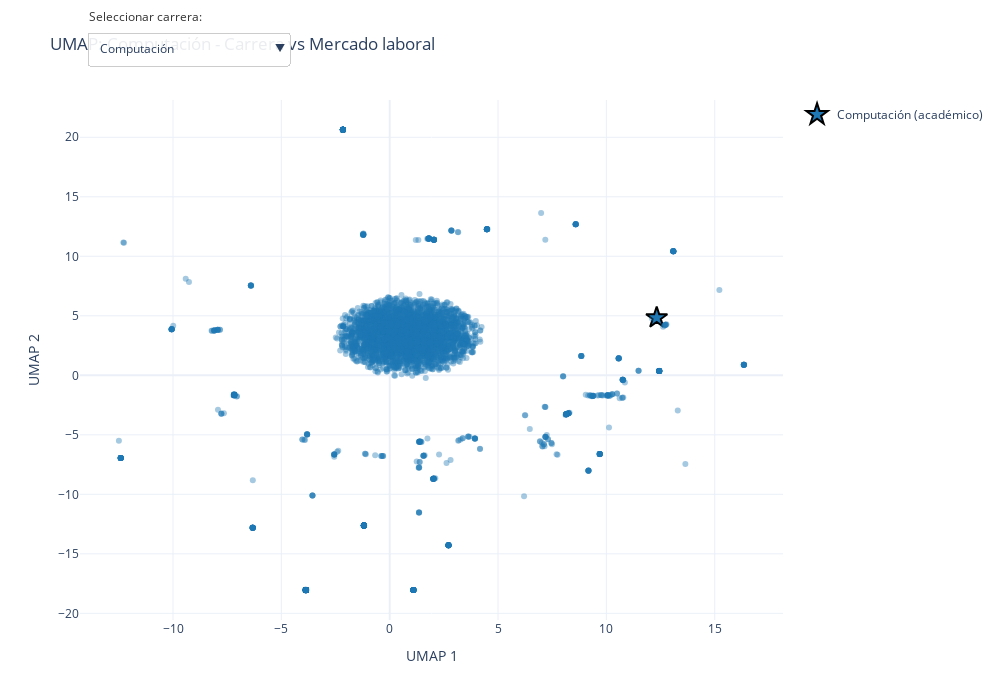

The cell this chart's notebook holds for it:
### Code cell
# 7. Configurar layout y exportar a HTML
fig.update_layout(
    title=f'UMAP: {nombres_carreras[0]} - Carrera vs Mercado laboral',
    xaxis_title='UMAP 1',
    yaxis_title='UMAP 2',
    width=1000,
    height=700,
    template='plotly_white',
    hovermode='closest',
    updatemenus=[
        dict(
            buttons=buttons,
            direction='down',
            pad={'r': 10, 't': 10},
            showactive=True,
            x=0.01,
            xanchor='left',
            y=1.15,
            yanchor='top',
            bgcolor='rgba(255, 255, 255, 0.9)',
            bordercolor='#CCCCCC',
            borderwidth=1
        )
    ],
    annotations=[
        dict(
            text='Seleccionar carrera:',
            showarrow=False,
            x=0.01,
            y=1.18,
            xref='paper',
            yref='paper',
            align='left',
            xanchor='left',
            yanchor='top',
            font=dict(size=12, color='#333333')
        )
    ]
)

fig.show()

nombre_archivo = 'UMAP_global.html'
pio.write_html(fig, nombre_archivo, auto_open=False)

print(f"\n{'='*80}")
print(f"✓ Visualización UMAP completada exitosamente")
print(f"{'='*80}")
print(f"\nEstadísticas:")
print(f"   - Carreras analizadas: {len(nombres_carreras)}")
print(f"   - Total de puntos: {len(umap_result_global):,}")
print(f"   - Trazas Plotly: {len(fig.data)}")
print(f"\nArchivo generado: {nombre_archivo}")

### Figure 1 — Plotly figure (JSON) as saved in the notebook; plotly's stock layout.template omitted (floating-point values rounded to 4 significant figures; data arrays with more than 128 entries replaced by an {"elided": "..."} marker saying what was removed)
{"data": [{"hovertemplate": "<b>Computación</b><br>Académico<br>UMAP1: %{x:.3f}<br>UMAP2: %{y:.3f}<extra></extra>", "legendgroup": "Computación", "marker": {"color": "#1f77b4", "line": {"color": "black", "width": 2}, "size": 16, "symbol": "star"}, "mode": "markers", "name": "Computación (académico)", "type": "scatter", "visible": true, "x": [12.32], "y": [4.841]}, {"hovertemplate": "<b>Computación</b><br>Oferta laboral<br>UMAP1: %{x:.3f}<br>UMAP2: %{y:.3f}<extra></extra>", "legendgroup": "Computación", "marker": {"color": "#1f77b4", "opacity": 0.4, "size": 6, "symbol": "circle"}, "mode": "markers", "name": "Computación (laboral)", "showlegend": false, "type": "scatter", "visible": true, "x": {"elided": "4101 float values"}, "y": {"elided": "4101 float values"}}, {"hovertemplate": "<b>Ciencias De Datos E IA</b><br>Académico<br>UMAP1: %{x:.3f}<br>UMAP2: %{y:.3f}<extra></extra>", "legendgroup": "Ciencias De Datos E IA", "marker": {"color": "#ff7f0e", "line": {"color": "black", "width": 2}, "size": 16, "symbol": "star"}, "mode": "markers", "name": "Ciencias De Datos E IA (académico)", "type": "scatter", "visible": false, "x": [-5.37], "y": [0.6451]}, {"hovertemplate": "<b>Ciencias De Datos E IA</b><br>Oferta laboral<br>UMAP1: %{x:.3f}<br>UMAP2: %{y:.3f}<extra></extra>", "legendgroup": "Ciencias De Datos E IA", "marker": {"color": "#ff7f0e", "opacity": 0.4, "size": 6, "symbol": "circle"}, "mode": "markers", "name": "Ciencias De Datos E IA (laboral)", "showlegend": false, "type": "scatter", "visible": false, "x": {"elided": "4836 float values"}, "y": {"elided": "4836 float values"}}, {"hovertemplate": "<b>Software</b><br>Académico<br>UMAP1: %{x:.3f}<br>UMAP2: %{y:.3f}<extra></extra>", "legendgroup": "Software", "marker": {"color": "#2ca02c", "line": {"color": "black", "width": 2}, "size": 16, "symbol": "star"}, "mode": "markers", "name": "Software (académico)", "type": "scatter", "visible": false, "x": [-0.2034], "y": [-6.771]}, {"hovertemplate": "<b>Software</b><br>Oferta laboral<br>UMAP1: %{x:.3f}<br>UMAP2: %{y:.3f}<extra></extra>", "legendgroup": "Software", "marker": {"color": "#2ca02c", "opacity": 0.4, "size": 6, "symbol": "circle"}, "mode": "markers", "name": "Software (laboral)", "showlegend": false, "type": "scatter", "visible": false, "x": {"elided": "5873 float values"}, "y": {"elided": "5873 float values"}}, {"hovertemplate": "<b>Sistemas de Información</b><br>Académico<br>UMAP1: %{x:.3f}<br>UMAP2: %{y:.3f}<extra></extra>", "legendgroup": "Sistemas de Información", "marker": {"color": "#d62728", "line": {"color": "black", "width": 2}, "size": 16, "symbol": "star"}, "mode": "markers", "name": "Sistemas de Información (académico)", "type": "scatter", "visible": false, "x": [-1.062], "y": [-6.67]}, {"hovertemplate": "<b>Sistemas de Información</b><br>Oferta laboral<br>UMAP1: %{x:.3f}<br>UMAP2: %{y:.3f}<extra></extra>", "legendgroup": "Sistemas de Información", "marker": {"color": "#d62728", "opacity": 0.4, "size": 6, "symbol": "circle"}, "mode": "markers", "name": "Sistemas de Información (laboral)", "showlegend": false, "type": "scatter", "visible": false, "x": {"elided": "6157 float values"}, "y": {"elided": "6157 float values"}}, {"hovertemplate": "<b>Administración de Empresas</b><br>Académico<br>UMAP1: %{x:.3f}<br>UMAP2: %{y:.3f}<extra></extra>", "legendgroup": "Administración de Empresas", "marker": {"color": "#9467bd", "line": {"color": "black", "width": 2}, "size": 16, "symbol": "star"}, "mode": "markers", "name": "Administración de Empresas (académico)", "type": "scatter", "visible": false, "x": [2.258], "y": [-6.647]}, {"hovertemplate": "<b>Administración de Empresas</b><br>Oferta laboral<br>UMAP1: %{x:.3f}<br>UMAP2: %{y:.3f}<extra></extra>", "legendgroup": "Administración de Empresas", "marker": {"color": "#9467bd", "opacity": 0.4, "size": 6, "symbol": "circle"}, "mode": "markers", "name": "Administración de Empresas (laboral)", "showlegend": false, "type": "scatter", "visible": false, "x": {"elided": "5220 float values"}, "y": {"elided": "5220 float values"}}, {"hovertemplate": "<b>Agroindustria</b><br>Académico<br>UMAP1: %{x:.3f}<br>UMAP2: %{y:.3f}<extra></extra>", "legendgroup": "Agroindustria", "marker": {"color": "#8c564b", "line": {"color": "black", "width": 2}, "size": 16, "symbol": "star"}, "mode": "markers", "name": "Agroindustria (académico)", "type": "scatter", "visible": false, "x": [3.261], "y": [-5.345]}, {"hovertemplate": "<b>Agroindustria</b><br>Oferta laboral<br>UMAP1: %{x:.3f}<br>UMAP2: %{y:.3f}<extra></extra>", "legendgroup": "Agroindustria", "marker": {"color": "#8c564b", "opacity": 0.4, "size": 6, "symbol": "circle"}, "mode": "markers", "name": "Agroindustria (laboral)", "showlegend": false, "type": "scatter", "visible": false, "x": {"elided": "1688 float values"}, "y": {"elided": "1688 float values"}}, {"hovertemplate": "<b>Matemática</b><br>Académico<br>UMAP1: %{x:.3f}<br>UMAP2: %{y:.3f}<extra></extra>", "legendgroup": "Matemática", "marker": {"color": "#e377c2", "line": {"color": "black", "width": 2}, "size": 16, "symbol": "star"}, "mode": "markers", "name": "Matemática (académico)", "type": "scatter", "visible": false, "x": [-2.283], "y": [-6.733]}, {"hovertemplate": "<b>Matemática</b><br>Oferta laboral<br>UMAP1: %{x:.3f}<br>UMAP2: %{y:.3f}<extra></extra>", "legendgroup": "Matemática", "marker": {"color": "#e377c2", "opacity": 0.4, "size": 6, "symbol": "circle"}, "mode": "markers", "name": "Matemática (laboral)", "showlegend": false, "type": "scatter", "visible": false, "x": {"elided": "399 float values"}, "y": {"elided": "399 float values"}}, {"hovertemplate": "<b>Matemática Aplicada</b><br>Académico<br>UMAP1: %{x:.3f}<br>UMAP2: %{y:.3f}<extra></extra>", "legendgroup": "Matemática Aplicada", "marker": {"color": "#7f7f7f", "line": {"color": "black", "width": 2}, "size": 16, "symbol": "star"}, "mode": "markers", "name": "Matemática Aplicada (académico)", "type": "scatter", "visible": false, "x": [-2.548], "y": [-6.681]}, {"hovertemplate": "<b>Matemática Aplicada</b><br>Oferta laboral<br>UMAP1: %{x:.3f}<br>UMAP2: %{y:.3f}<extra></extra>", "legendgroup": "Matemática Aplicada", "marker": {"color": "#7f7f7f", "opacity": 0.4, "size": 6, "symbol": "circle"}, "mode": "markers", "name": "Matemática Aplicada (laboral)", "showlegend": false, "type": "scatter", "visible": false, "x": {"elided": "383 float values"}, "y": {"elided": "383 float values"}}, {"hovertemplate": "<b>Física</b><br>Académico<br>UMAP1: %{x:.3f}<br>UMAP2: %{y:.3f}<extra></extra>", "legendgroup": "Física", "marker": {"color": "#bcbd22", "line": {"color": "black", "width": 2}, "size": 16, "symbol": "star"}, "mode": "markers", "name": "Física (académico)", "type": "scatter", "visible": false, "x": [-3.09], "y": [-5.386]}, {"hovertemplate": "<b>Física</b><br>Oferta laboral<br>UMAP1: %{x:.3f}<br>UMAP2: %{y:.3f}<extra></extra>", "legendgroup": "Física", "marker": {"color": "#bcbd22", "opacity": 0.4, "size": 6, "symbol": "circle"}, "mode": "markers", "name": "Física (laboral)", "showlegend": false, "type": "scatter", "visible": false, "x": {"elided": "1614 float values"}, "y": {"elided": "1614 float values"}}, {"hovertemplate": "<b>Geología</b><br>Académico<br>UMAP1: %{x:.3f}<br>UMAP2: %{y:.3f}<extra></extra>", "legendgroup": "Geología", "marker": {"color": "#17becf", "line": {"color": "black", "width": 2}, "size": 16, "symbol": "star"}, "mode": "markers", "name": "Geología (académico)", "type": "scatter", "visible": false, "x": [8.04], "y": [-0.008026]}, {"hovertemplate": "<b>Geología</b><br>Oferta laboral<br>UMAP1: %{x:.3f}<br>UMAP2: %{y:.3f}<extra></extra>", "legendgroup": "Geología", "marker": {"color": "#17becf", "opacity": 0.4, "size": 6, "symbol": "circle"}, "mode": "markers", "name": "Geología (laboral)", "showlegend": false, "type": "scatter", "visible": false, "x": {"elided": "1074 float values"}, "y": {"elided": "1074 float values"}}, {"hovertemplate": "<b>Ingeniería De La Producción</b><br>Académico<br>UMAP1: %{x:.3f}<br>UMAP2: %{y:.3f}<extra></extra>", "legendgroup": "Ingeniería De La Producción", "marker": {"color": "#F0F8FF", "line": {"color": "black", "width": 2}, "size": 16, "symbol": "star"}, "mode": "markers", "name": "Ingeniería De La Producción (académico)", "type": "scatter", "visible": false, "x": [2.885], "y": [-7.046]}, {"hovertemplate": "<b>Ingeniería De La Producción</b><br>Oferta laboral<br>UMAP1: %{x:.3f}<br>UMAP2: %{y:.3f}<extra></extra>", "legendgroup": "Ingeniería De La Producción", "marker": {"color": "#F0F8FF", "opacity": 0.4, "size": 6, "symbol": "circle"}, "mode": "markers", "name": "Ingeniería De La Producción (laboral)", "showlegend": false, "type": "scatter", "visible": false, "x": {"elided": "4503 float values"}, "y": {"elided": "4503 float values"}}, {"hovertemplate": "<b>Materiales</b><br>Académico<br>UMAP1: %{x:.3f}<br>UMAP2: %{y:.3f}<extra></extra>", "legendgroup": "Materiales", "marker": {"color": "#FAEBD7", "line": {"color": "black", "width": 2}, "size": 16, "symbol": "star"}, "mode": "markers", "name": "Materiales (académico)", "type": "scatter", "visible": false, "x": [3.441], "y": [12.91]}, {"hovertemplate": "<b>Materiales</b><br>Oferta laboral<br>UMAP1: %{x:.3f}<br>UMAP2: %{y:.3f}<extra></extra>", "legendgroup": "Materiales", "marker": {"color": "#FAEBD7", "opacity": 0.4, "size": 6, "symbol": "circle"}, "mode": "markers", "name": "Materiales (laboral)", "showlegend": false, "type": "scatter", "visible": false, "x": {"elided": "2127 float values"}, "y": {"elided": "2127 float values"}}, {"hovertemplate": "<b>Mecánica</b><br>Académico<br>UMAP1: %{x:.3f}<br>UMAP2: %{y:.3f}<extra></extra>", "legendgroup": "Mecánica", "marker": {"color": "#00FFFF", "line": {"color": "black", "width": 2}, "size": 16, "symbol": "star"}, "mode": "markers", "name": "Mecánica (académico)", "type": "scatter", "visible": false, "x": [-3.115], "y": [-5.826]}, {"hovertemplate": "<b>Mecánica</b><br>Oferta laboral<br>UMAP1: %{x:.3f}<br>UMAP2: %{y:.3f}<extra></extra>", "legendgroup": "Mecánica", "marker": {"color": "#00FFFF", "opacity": 0.4, "size": 6, "symbol": "circle"}, "mode": "markers", "name": "Mecánica (laboral)", "showlegend": false, "type": "scatter", "visible": false, "x": {"elided": "1633 float values"}, "y": {"elided": "1633 float values"}}, {"hovertemplate": "<b>Mecatrónica</b><br>Académico<br>UMAP1: %{x:.3f}<br>UMAP2: %{y:.3f}<extra></extra>", "legendgroup": "Mecatrónica", "marker": {"color": "#7FFFD4", "line": {"color": "black", "width": 2}, "size": 16, "symbol": "star"}, "mode": "markers", "name": "Mecatrónica (académico)", "type": "scatter", "visible": false, "x": [-3.052], "y": [-5.829]}, {"hovertemplate": "<b>Mecatrónica</b><br>Oferta laboral<br>UMAP1: %{x:.3f}<br>UMAP2: %{y:.3f}<extra></extra>", "legendgroup": "Mecatrónica", "marker": {"color": "#7FFFD4", "opacity": 0.4, "size": 6, "symbol": "circle"}, "mode": "markers", "name": "Mecatrónica (laboral)", "showlegend": false, "type": "scatter", "visible": false, "x": {"elided": "1338 float values"}, "y": {"elided": "1338 float values"}}, {"hovertemplate": "<b>Petróleos</b><br>Académico<br>UMAP1: %{x:.3f}<br>UMAP2: %{y:.3f}<extra></extra>", "legendgroup": "Petróleos", "marker": {"color": "#F0FFFF", "line": {"color": "black", "width": 2}, "size": 16, "symbol": "star"}, "mode": "markers", "name": "Petróleos (académico)", "type": "scatter", "visible": false, "x": [2.96], "y": [-7.065]}, {"hovertemplate": "<b>Petróleos</b><br>Oferta laboral<br>UMAP1: %{x:.3f}<br>UMAP2: %{y:.3f}<extra></extra>", "legendgroup": "Petróleos", "marker": {"color": "#F0FFFF", "opacity": 0.4, "size": 6, "symbol": "circle"}, "mode": "markers", "name": "Petróleos (laboral)", "showlegend": false, "type": "scatter", "visible": false, "x": {"elided": "1551 float values"}, "y": {"elided": "1551 float values"}}, {"hovertemplate": "<b>Ingeniería Química</b><br>Académico<br>UMAP1: %{x:.3f}<br>UMAP2: %{y:.3f}<extra></extra>", "legendgroup": "Ingeniería Química", "marker": {"color": "#F5F5DC", "line": {"color": "black", "width": 2}, "size": 16, "symbol": "star"}, "mode": "markers", "name": "Ingeniería Química (académico)", "type": "scatter", "visible": false, "x": [-1.115], "y": [11.04]}, {"hovertemplate": "<b>Ingeniería Química</b><br>Oferta laboral<br>UMAP1: %{x:.3f}<br>UMAP2: %{y:.3f}<extra></extra>", "legendgroup": "Ingeniería Química", "marker": {"color": "#F5F5DC", "opacity": 0.4, "size": 6, "symbol": "circle"}, "mode": "markers", "name": "Ingeniería Química (laboral)", "showlegend": false, "type": "scatter", "visible": false, "x": {"elided": "1148 float values"}, "y": {"elided": "1148 float values"}}, {"hovertemplate": "<b>Telecomunicaciones</b><br>Académico<br>UMAP1: %{x:.3f}<br>UMAP2: %{y:.3f}<extra></extra>", "legendgroup": "Telecomunicaciones", "marker": {"color": "#FFE4C4", "line": {"color": "black", "width": 2}, "size": 16, "symbol": "star"}, "mode": "markers", "name": "Telecomunicaciones (académico)", "type": "scatter", "visible": false, "x": [3.162], "y": [12.02]}, {"hovertemplate": "<b>Telecomunicaciones</b><br>Oferta laboral<br>UMAP1: %{x:.3f}<br>UMAP2: %{y:.3f}<extra></extra>", "legendgroup": "Telecomunicaciones", "marker": {"color": "#FFE4C4", "opacity": 0.4, "size": 6, "symbol": "circle"}, "mode": "markers", "name": "Telecomunicaciones (laboral)", "showlegend": false, "type": "scatter", "visible": false, "x": {"elided": "2935 float values"}, "y": {"elided": "2935 float values"}}, {"hovertemplate": "<b>Ingeniería Civil</b><br>Académico<br>UMAP1: %{x:.3f}<br>UMAP2: %{y:.3f}<extra></extra>", "legendgroup": "Ingeniería Civil", "marker": {"color": "#000000", "line": {"color": "black", "width": 2}, "size": 16, "symbol": "star"}, "mode": "markers", "name": "Ingeniería Civil (académico)", "type": "scatter", "visible": false, "x": [-7.539], "y": [2.096]}, {"hovertemplate": "<b>Ingeniería Civil</b><br>Oferta laboral<br>UMAP1: %{x:.3f}<br>UMAP2: %{y:.3f}<extra></extra>", "legendgroup": "Ingeniería Civil", "marker": {"color": "#000000", "opacity": 0.4, "size": 6, "symbol": "circle"}, "mode": "markers", "name": "Ingeniería Civil (laboral)", "showlegend": false, "type": "scatter", "visible": false, "x": {"elided": "3864 float values"}, "y": {"elided": "3864 float values"}}, {"hovertemplate": "<b>Economía</b><br>Académico<br>UMAP1: %{x:.3f}<br>UMAP2: %{y:.3f}<extra></extra>", "legendgroup": "Economía", "marker": {"color": "#FFEBCD", "line": {"color": "black", "width": 2}, "size": 16, "symbol": "star"}, "mode": "markers", "name": "Economía (académico)", "type": "scatter", "visible": false, "x": [-2.542], "y": [3.151]}, {"hovertemplate": "<b>Economía</b><br>Oferta laboral<br>UMAP1: %{x:.3f}<br>UMAP2: %{y:.3f}<extra></extra>", "legendgroup": "Economía", "marker": {"color": "#FFEBCD", "opacity": 0.4, "size": 6, "symbol": "circle"}, "mode": "markers", "name": "Economía (laboral)", "showlegend": false, "type": "scatter", "visible": false, "x": {"elided": "2506 float values"}, "y": {"elided": "2506 float values"}}, {"hovertemplate": "<b>Electricidad</b><br>Académico<br>UMAP1: %{x:.3f}<br>UMAP2: %{y:.3f}<extra></extra>", "legendgroup": "Electricidad", "marker": {"color": "#0000FF", "line": {"color": "black", "width": 2}, "size": 16, "symbol": "star"}, "mode": "markers", "name": "Electricidad (académico)", "type": "scatter", "visible": false, "x": [1.004], "y": [7.326]}, {"hovertemplate": "<b>Electricidad</b><br>Oferta laboral<br>UMAP1: %{x:.3f}<br>UMAP2: %{y:.3f}<extra></extra>", "legendgroup": "Electricidad", "marker": {"color": "#0000FF", "opacity": 0.4, "size": 6, "symbol": "circle"}, "mode": "markers", "name": "Electricidad (laboral)", "showlegend": false, "type": "scatter", "visible": false, "x": {"elided": "2066 float values"}, "y": {"elided": "2066 float values"}}, {"hovertemplate": "<b>Electrónica Y Automatización</b><br>Académico<br>UMAP1: %{x:.3f}<br>UMAP2: %{y:.3f}<extra></extra>", "legendgroup": "Electrónica Y Automatización", "marker": {"color": "#8A2BE2", "line": {"color": "black", "width": 2}, "size": 16, "symbol": "star"}, "mode": "markers", "name": "Electrónica Y Automatización (académico)", "type": "scatter", "visible": false, "x": [-2.368], "y": [-5.369]}, {"hovertemplate": "<b>Electrónica Y Automatización</b><br>Oferta laboral<br>UMAP1: %{x:.3f}<br>UMAP2: %{y:.3f}<extra></extra>", "legendgroup": "Electrónica Y Automatización", "marker": {"color": "#8A2BE2", "opacity": 0.4, "size": 6, "symbol": "circle"}, "mode": "markers", "name": "Electrónica Y Automatización (laboral)", "showlegend": false, "type": "scatter", "visible": false, "x": {"elided": "6349 float values"}, "y": {"elided": "6349 float values"}}, {"hovertemplate": "<b>Ingeniería Ambiental</b><br>Académico<br>UMAP1: %{x:.3f}<br>UMAP2: %{y:.3f}<extra></extra>", "legendgroup": "Ingeniería Ambiental", "marker": {"color": "#A52A2A", "line": {"color": "black", "width": 2}, "size": 16, "symbol": "star"}, "mode": "markers", "name": "Ingeniería Ambiental (académico)", "type": "scatter", "visible": false, "x": [-6.324], "y": [-5.12]}, {"hovertemplate": "<b>Ingeniería Ambiental</b><br>Oferta laboral<br>UMAP1: %{x:.3f}<br>UMAP2: %{y:.3f}<extra></extra>", "legendgroup": "Ingeniería Ambiental", "marker": {"color": "#A52A2A", "opacity": 0.4, "size": 6, "symbol": "circle"}, "mode": "markers", "name": "Ingeniería Ambiental (laboral)", "showlegend": false, "type": "scatter", "visible": false, "x": {"elided": "3295 float values"}, "y": {"elided": "3295 float values"}}], "layout": {"annotations": [{"align": "left", "font": {"color": "#333333", "size": 12}, "showarrow": false, "text": "Seleccionar carrera:", "x": 0.01, "xanchor": "left", "xref": "paper", "y": 1.18, "yanchor": "top", "yref": "paper"}], "height": 700, "hovermode": "closest", "title": {"text": "UMAP: Computación - Carrera vs Mercado laboral"}, "updatemenus": [{"bgcolor": "rgba(255, 255, 255, 0.9)", "bordercolor": "#CCCCCC", "borderwidth": 1, "buttons": [{"args": [{"visible": [true, true, false, false, false, false, false, false, false, false, false, false, false, false, false, false, false, false, false, false, false, false, false, false, false, false, false, false, false, false, false, false, false, false, false, false, false, false, false, false, false, false, false, false]}, {"title": "UMAP: Computación - Carrera vs Mercado laboral"}], "label": "Computación", "method": "update"}, {"args": [{"visible": [false, false, true, true, false, false, false, false, false, false, false, false, false, false, false, false, false, false, false, false, false, false, false, false, false, false, false, false, false, false, false, false, false, false, false, false, false, false, false, false, false, false, false, false]}, {"title": "UMAP: Ciencias De Datos E IA - Carrera vs Mercado laboral"}], "label": "Ciencias De Datos E IA", "method": "update"}, {"args": [{"visible": [false, false, false, false, true, true, false, false, false, false, false, false, false, false, false, false, false, false, false, false, false, false, false, false, false, false, false, false, false, false, false, false, false, false, false, false, false, false, false, false, false, false, false, false]}, {"title": "UMAP: Software - Carrera vs Mercado laboral"}], "label": "Software", "method": "update"}, {"args": [{"visible": [false, false, false, false, false, false, true, true, false, false, false, false, false, false, false, false, false, false, false, false, false, false, false, false, false, false, false, false, false, false, false, false, false, false, false, false, false, false, false, false, false, false, false, false]}, {"title": "UMAP: Sistemas de Información - Carrera vs Mercado laboral"}], "label": "Sistemas de Información", "method": "update"}, {"args": [{"visible": [false, false, false, false, false, false, false, false, true, true, false, false, false, false, false, false, false, false, false, false, false, false, false, false, false, false, false, false, false, false, false, false, false, false, false, false, false, false, false, false, false, false, false, false]}, {"title": "UMAP: Administración de Empresas - Carrera vs Mercado laboral"}], "label": "Administración de Empresas", "method": "update"}, {"args": [{"visible": [false, false, false, false, false, false, false, false, false, false, true, true, false, false, false, false, false, false, false, false, false, false, false, false, false, false, false, false, false, false, false, false, false, false, false, false, false, false, false, false, false, false, false, false]}, {"title": "UMAP: Agroindustria - Carrera vs Mercado laboral"}], "label": "Agroindustria", "method": "update"}, {"args": [{"visible": [false, false, false, false, false, false, false, false, false, false, false, false, true, true, false, false, false, false, false, false, false, false, false, false, false, false, false, false, false, false, false, false, false, false, false, false, false, false, false, false, false, false, false, false]}, {"title": "UMAP: Matemática - Carrera vs Mercado laboral"}], "label": "Matemática", "method": "update"}, {"args": [{"visible": [false, false, false, false, false, false, false, false, false, false, false, false, false, false, true, true, false, false, false, false, false, false, false, false, false, false, false, false, false, false, false, false, false, false, false, false, false, false, false, false, false, false, false, false]}, {"title": "UMAP: Matemática Aplicada - Carrera vs Mercado laboral"}], "label": "Matemática Aplicada", "method": "update"}, {"args": [{"visible": [false, false, false, false, false, false, false, false, false, false, false, false, false, false, false, false, true, true, false, false, false, false, false, false, false, false, false, false, false, false, false, false, false, false, false, false, false, false, false, false, false, false, false, false]}, {"title": "UMAP: Física - Carrera vs Mercado laboral"}], "label": "Física", "method": "update"}, {"args": [{"visible": [false, false, false, false, false, false, false, false, false, false, false, false, false, false, false, false, false, false, true, true, false, false, false, false, false, false, false, false, false, false, false, false, false, false, false, false, false, false, false, false, false, false, false, false]}, {"title": "UMAP: Geología - Carrera vs Mercado laboral"}], "label": "Geología", "method": "update"}, {"args": [{"visible": [false, false, false, false, false, false, false, false, false, false, false, false, false, false, false, false, false, false, false, false, true, true, false, false, false, false, false, false, false, false, false, false, false, false, false, false, false, false, false, false, false, false, false, false]}, {"title": "UMAP: Ingeniería De La Producción - Carrera vs Mercado laboral"}], "label": "Ingeniería De La Producción", "method": "update"}, {"args": [{"visible": [false, false, false, false, false, false, false, false, false, false, false, false, false, false, false, false, false, false, false, false, false, false, true, true, false, false, false, false, false, false, false, false, false, false, false, false, false, false, false, false, false, false, false, false]}, {"title": "UMAP: Materiales - Carrera vs Mercado laboral"}], "label": "Materiales", "method": "update"}, {"args": [{"visible": [false, false, false, false, false, false, false, false, false, false, false, false, false, false, false, false, false, false, false, false, false, false, false, false, true, true, false, false, false, false, false, false, false, false, false, false, false, false, false, false, false, false, false, false]}, {"title": "UMAP: Mecánica - Carrera vs Mercado laboral"}], "label": "Mecánica", "method": "update"}, {"args": [{"visible": [false, false, false, false, false, false, false, false, false, false, false, false, false, false, false, false, false, false, false, false, false, false, false, false, false, false, true, true, false, false, false, false, false, false, false, false, false, false, false, false, false, false, false, false]}, {"title": "UMAP: Mecatrónica - Carrera vs Mercado laboral"}], "label": "Mecatrónica", "method": "update"}, {"args": [{"visible": [false, false, false, false, false, false, false, false, false, false, false, false, false, false, false, false, false, false, false, false, false, false, false, false, false, false, false, false, true, true, false, false, false, false, false, false, false, false, false, false, false, false, false, false]}, {"title": "UMAP: Petróleos - Carrera vs Mercado laboral"}], "label": "Petróleos", "method": "update"}, {"args": [{"visible": [false, false, false, false, false, false, false, false, false, false, false, false, false, false, false, false, false, false, false, false, false, false, false, false, false, false, false, false, false, false, true, true, false, false, false, false, false, false, false, false, false, false, false, false]}, {"title": "UMAP: Ingeniería Química - Carrera vs Mercado laboral"}], "label": "Ingeniería Química", "method": "update"}, {"args": [{"visible": [false, false, false, false, false, false, false, false, false, false, false, false, false, false, false, false, false, false, false, false, false, false, false, false, false, false, false, false, false, false, false, false, true, true, false, false, false, false, false, false, false, false, false, false]}, {"title": "UMAP: Telecomunicaciones - Carrera vs Mercado laboral"}], "label": "Telecomunicaciones", "method": "update"}, {"args": [{"visible": [false, false, false, false, false, false, false, false, false, false, false, false, false, false, false, false, false, false, false, false, false, false, false, false, false, false, false, false, false, false, false, false, false, false, true, true, false, false, false, false, false, false, false, false]}, {"title": "UMAP: Ingeniería Civil - Carrera vs Mercado laboral"}], "label": "Ingeniería Civil", "method": "update"}, {"args": [{"visible": [false, false, false, false, false, false, false, false, false, false, false, false, false, false, false, false, false, false, false, false, false, false, false, false, false, false, false, false, false, false, false, false, false, false, false, false, true, true, false, false, false, false, false, false]}, {"title": "UMAP: Economía - Carrera vs Mercado laboral"}], "label": "Economía", "method": "update"}, {"args": [{"visible": [false, false, false, false, false, false, false, false, false, false, false, false, false, false, false, false, false, false, false, false, false, false, false, false, false, false, false, false, false, false, false, false, false, false, false, false, false, false, true, true, false, false, false, false]}, {"title": "UMAP: Electricidad - Carrera vs Mercado laboral"}], "label": "Electricidad", "method": "update"}, {"args": [{"visible": [false, false, false, false, false, false, false, false, false, false, false, false, false, false, false, false, false, false, false, false, false, false, false, false, false, false, false, false, false, false, false, false, false, false, false, false, false, false, false, false, true, true, false, false]}, {"title": "UMAP: Electrónica Y Automatización - Carrera vs Mercado laboral"}], "label": "Electrónica Y Automatización", "method": "update"}, {"args": [{"visible": [false, false, false, false, false, false, false, false, false, false, false, false, false, false, false, false, false, false, false, false, false, false, false, false, false, false, false, false, false, false, false, false, false, false, false, false, false, false, false, false, false, false, true, true]}, {"title": "UMAP: Ingeniería Ambiental - Carrera vs Mercado laboral"}], "label": "Ingeniería Ambiental", "method": "update"}, {"args": [{"visible": [true, true, true, true, true, true, true, true, true, true, true, true, true, true, true, true, true, true, true, true, true, true, true, true, true, true, true, true, true, true, true, true, true, true, true, true, true, true, true, true, true, true, true, true]}, {"title": "UMAP global: Todas las Carreras vs Mercado laboral"}], "label": "Todas las carreras", "method": "update"}], "direction": "down", "pad": {"r": 10, "t": 10}, "showactive": true, "x": 0.01, "xanchor": "left", "y": 1.15, "yanchor": "top"}], "width": 1000, "xaxis": {"title": {"text": "UMAP 1"}}, "yaxis": {"title": {"text": "UMAP 2"}}}}
